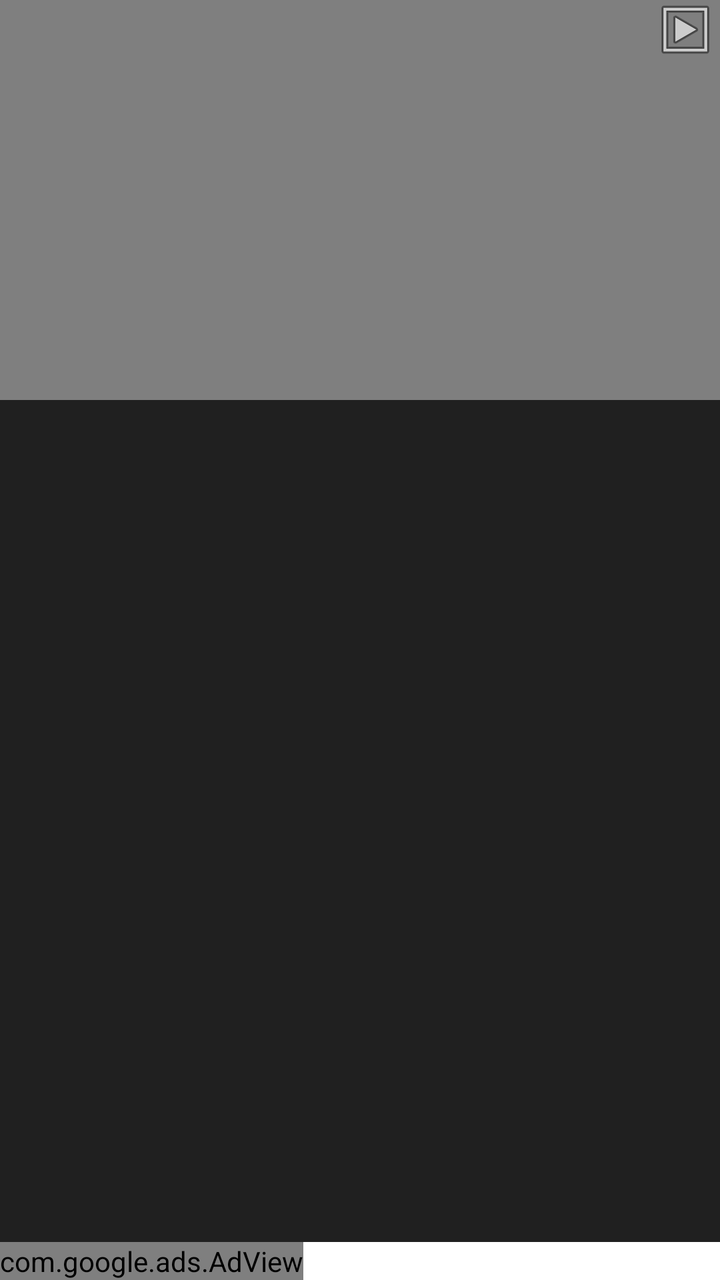
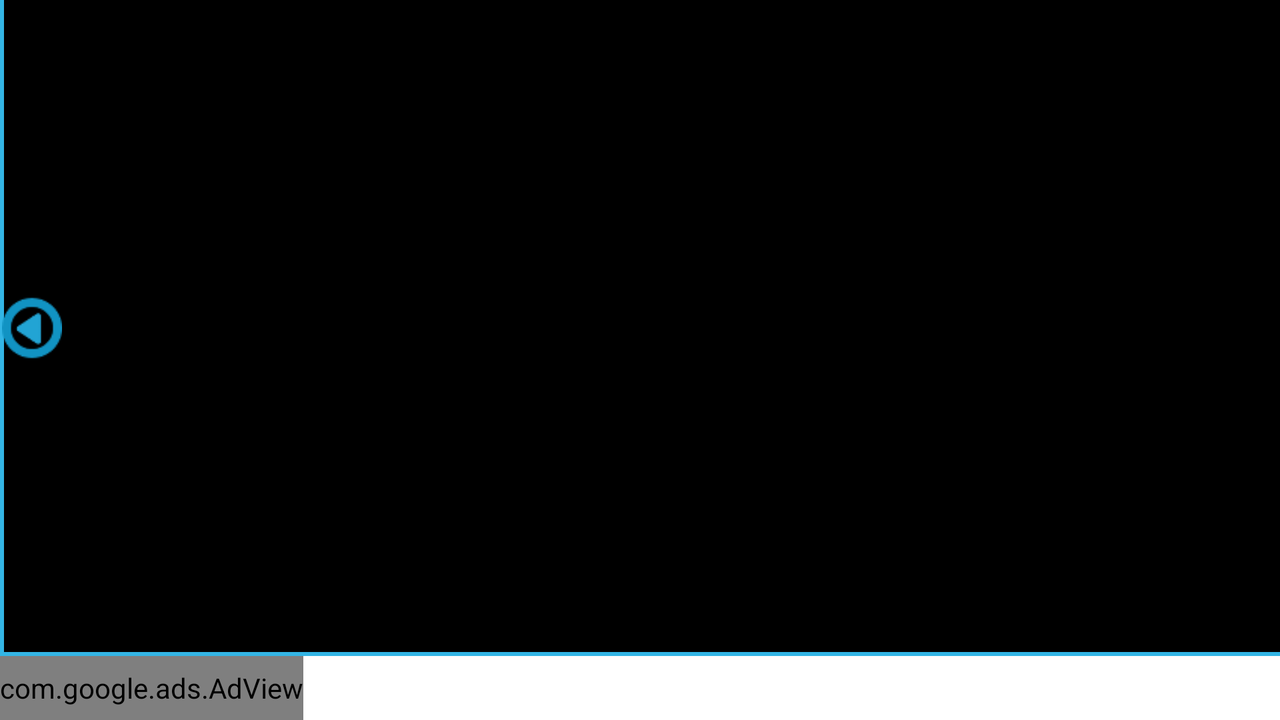

One screen, two layout resources from the same app: the default and the repository's alternative for another configuration. Each is rendered where Android would select it; the XML of both is given below.
<!-- AndroidManifest.xml: fallback theme Theme.MaterialComponents.DayNight.NoActionBar -->
<!-- res/layout/fragment_my_life.xml -->
<RelativeLayout xmlns:android="http://schemas.android.com/apk/res/android"
    xmlns:ads="http://schemas.android.com/apk/lib/com.google.ads"
    android:layout_width="fill_parent"
    android:layout_height="fill_parent"
    android:orientation="vertical" >

    <FrameLayout
        android:id="@+id/MyLifeFL"
        android:layout_width="match_parent"
        android:layout_height="@dimen/video_height"
        android:layout_alignParentTop="true" >

        <VideoView
            android:id="@+id/MyLifeVV"
            android:layout_width="match_parent"
            android:layout_height="match_parent" />

        <ProgressBar
            android:id="@+id/MyLifePB"
            android:layout_width="wrap_content"
            android:layout_height="wrap_content"
            android:layout_gravity="center"
            android:visibility="invisible" />

        <ImageView
            android:id="@+id/MyLifeIV"
            android:layout_width="match_parent"
            android:layout_height="match_parent"
            android:scaleType="center"
            android:src="@drawable/no_video"
            android:visibility="invisible" />

        <TextView
            android:id="@+id/MyLifeTV"
            android:layout_width="250dp"
            android:layout_height="wrap_content"
            android:layout_gravity="bottom|left"
            android:layout_margin="5dp"
            android:lines="1"
            android:textAppearance="?android:attr/textAppearanceMedium"
            android:textStyle="bold|italic" />

        <ImageView
            android:id="@+id/MyLifeFullscreenIV"
            android:layout_width="wrap_content"
            android:layout_height="wrap_content"
            android:layout_gravity="top|right"
            android:src="@android:drawable/ic_menu_slideshow" />
    </FrameLayout>

    <com.google.ads.AdView
        android:id="@+id/adView"
        android:layout_width="wrap_content"
        android:layout_height="wrap_content"
        android:layout_alignParentBottom="true"
        ads:adSize="SMART_BANNER"
        ads:adUnitId="a15193e40da70d7"
        ads:loadAdOnCreate="true" />

    <ListView
        android:id="@+id/MyLifeDateLV"
        android:layout_width="match_parent"
        android:layout_height="wrap_content"
        android:layout_above="@id/adView"
        android:layout_below="@id/MyLifeFL"
        android:background="#202020" />

</RelativeLayout>
<!-- resources referenced by this layout -->
<resources>
  <dimen name="video_height">200dp</dimen>
</resources>
<!-- res/layout-land/fragment_my_life.xml (the repository's variant of the layout above) -->
<!-- drawn on the phone turned sideways -->
<RelativeLayout xmlns:android="http://schemas.android.com/apk/res/android"
    xmlns:ads="http://schemas.android.com/apk/lib/com.google.ads"
    android:layout_width="fill_parent"
    android:layout_height="fill_parent" >

    <com.google.ads.AdView
        android:id="@+id/adView"
        android:layout_width="wrap_content"
        android:layout_height="32dp"
        android:layout_alignParentBottom="true"
        ads:adSize="SMART_BANNER"
        ads:adUnitId="a15193e40da70d7"
        ads:loadAdOnCreate="true" />

    <FrameLayout
        android:id="@+id/MyLifeContainerFL"
        android:layout_width="match_parent"
        android:layout_height="match_parent"
        android:layout_above="@+id/adView"
        android:layout_alignParentLeft="true"
        android:layout_alignParentRight="true"
        android:layout_alignParentTop="true" >

        <FrameLayout
            android:id="@+id/MyLifeFL"
            android:layout_width="match_parent"
            android:layout_height="match_parent"
            android:layout_gravity="left" >

            <VideoView
                android:id="@+id/MyLifeVV"
                android:layout_width="match_parent"
                android:layout_height="match_parent" />

            <ProgressBar
                android:id="@+id/MyLifePB"
                android:layout_width="wrap_content"
                android:layout_height="wrap_content"
                android:layout_gravity="center"
                android:visibility="invisible" />

            <ImageView
                android:id="@+id/MyLifeIV"
                android:layout_width="match_parent"
                android:layout_height="match_parent"
                android:scaleType="center"
                android:src="@drawable/no_video"
                android:visibility="invisible" />

            <TextView
                android:id="@+id/MyLifeTV"
                android:layout_width="250dp"
                android:layout_height="wrap_content"
                android:layout_gravity="bottom|left"
                android:layout_margin="5dp"
                android:lines="1"
                android:textAppearance="?android:attr/textAppearanceMedium"
                android:textStyle="bold|italic" />

            <ImageView
                android:id="@+id/MyLifeFullscreenIV"
                android:layout_width="wrap_content"
                android:layout_height="wrap_content"
                android:layout_gravity="top|right"
                android:src="@android:drawable/ic_menu_slideshow" />
        </FrameLayout>

        <RelativeLayout
            android:id="@+id/MyLifeDrawerContainer"
            android:layout_width="wrap_content"
            android:layout_height="fill_parent"
            android:layout_gravity="center_vertical|right"
            android:background="@drawable/border"
            android:padding="1dp" >

            <ImageView
                android:id="@+id/MyLifeDrawerIV"
                android:layout_width="30dp"
                android:layout_height="wrap_content"
                android:layout_alignParentLeft="true"
                android:layout_centerVertical="true"
                android:layout_gravity="center_vertical"
                android:scaleType="fitCenter"
                android:src="@drawable/drawer" />

            <ListView
                android:id="@+id/MyLifeDateLV"
                android:layout_width="fill_parent"
                android:layout_height="fill_parent"
                android:layout_alignParentRight="true"
                android:layout_toRightOf="@id/MyLifeDrawerIV"
                android:paddingLeft="1dp" />
        </RelativeLayout>
    </FrameLayout>

</RelativeLayout>
<!-- resources referenced by the variant -->
<!-- as the phone turned sideways resolves them -->
<resources>
  <!-- drawable border (drawable) -->
  <?xml version="1.0" encoding="utf-8"?>
   <layer-list xmlns:android="http://schemas.android.com/apk/res/android">
    <item> 
      <shape android:shape="rectangle">
        <solid android:color="#33b5e5" /> 
      </shape>
    </item>   
      <item android:left="2dp" android:bottom="2dp">  
       <shape android:shape="rectangle"> 
        <solid android:color="#000000" />
      </shape>
     </item>    
   </layer-list>
  <!-- drawable drawer: png bitmap (drawable, 1374 bytes) -->
</resources>
